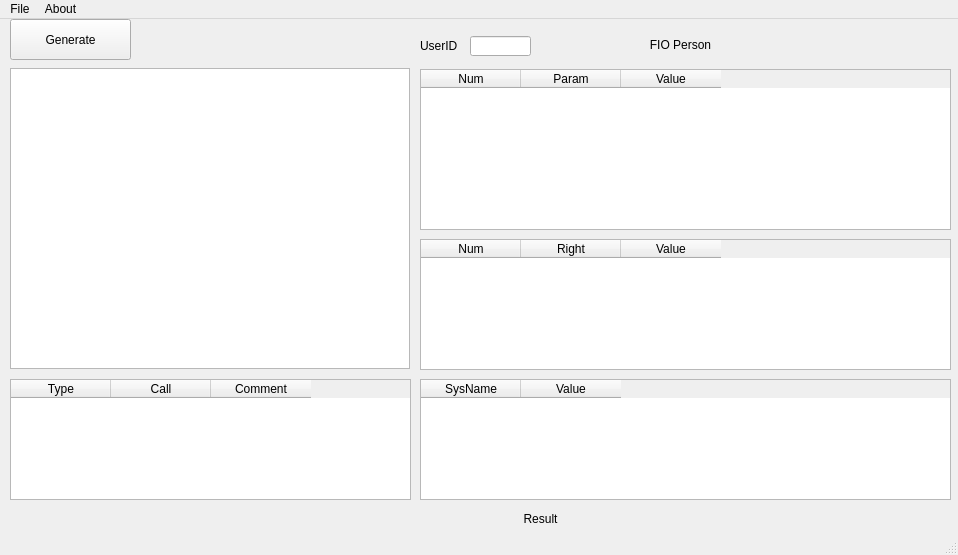
<?xml version="1.0" encoding="UTF-8"?>
<ui version="4.0">
 <class>winMain</class>
 <widget class="QMainWindow" name="winMain">
  <property name="geometry">
   <rect>
    <x>0</x>
    <y>0</y>
    <width>958</width>
    <height>555</height>
   </rect>
  </property>
  <property name="windowTitle">
   <string>LogAnalyzer</string>
  </property>
  <widget class="QWidget" name="centralwidget">
   <widget class="QTextEdit" name="eSrc">
    <property name="geometry">
     <rect>
      <x>10</x>
      <y>49</y>
      <width>400</width>
      <height>301</height>
     </rect>
    </property>
   </widget>
   <widget class="QPushButton" name="btnGen">
    <property name="geometry">
     <rect>
      <x>10</x>
      <y>0</y>
      <width>121</width>
      <height>41</height>
     </rect>
    </property>
    <property name="text">
     <string>Generate</string>
    </property>
   </widget>
   <widget class="QTableWidget" name="tblParams">
    <property name="geometry">
     <rect>
      <x>420</x>
      <y>50</y>
      <width>531</width>
      <height>161</height>
     </rect>
    </property>
    <column>
     <property name="text">
      <string>Num</string>
     </property>
    </column>
    <column>
     <property name="text">
      <string>Param</string>
     </property>
    </column>
    <column>
     <property name="text">
      <string>Value</string>
     </property>
    </column>
   </widget>
   <widget class="QTableWidget" name="tblRights">
    <property name="geometry">
     <rect>
      <x>420</x>
      <y>220</y>
      <width>531</width>
      <height>131</height>
     </rect>
    </property>
    <column>
     <property name="text">
      <string>Num</string>
     </property>
    </column>
    <column>
     <property name="text">
      <string>Right</string>
     </property>
    </column>
    <column>
     <property name="text">
      <string>Value</string>
     </property>
    </column>
   </widget>
   <widget class="QTableWidget" name="tblCalls">
    <property name="geometry">
     <rect>
      <x>10</x>
      <y>360</y>
      <width>401</width>
      <height>121</height>
     </rect>
    </property>
    <column>
     <property name="text">
      <string>Type</string>
     </property>
    </column>
    <column>
     <property name="text">
      <string>Call</string>
     </property>
    </column>
    <column>
     <property name="text">
      <string>Comment</string>
     </property>
    </column>
   </widget>
   <widget class="QTableWidget" name="tblParamCalls">
    <property name="geometry">
     <rect>
      <x>420</x>
      <y>360</y>
      <width>531</width>
      <height>121</height>
     </rect>
    </property>
    <column>
     <property name="text">
      <string>SysName</string>
     </property>
    </column>
    <column>
     <property name="text">
      <string>Value</string>
     </property>
    </column>
   </widget>
   <widget class="QLabel" name="label">
    <property name="geometry">
     <rect>
      <x>420</x>
      <y>20</y>
      <width>46</width>
      <height>13</height>
     </rect>
    </property>
    <property name="text">
     <string>UserID</string>
    </property>
   </widget>
   <widget class="QLineEdit" name="eUID">
    <property name="geometry">
     <rect>
      <x>470</x>
      <y>17</y>
      <width>61</width>
      <height>20</height>
     </rect>
    </property>
    <property name="alignment">
     <set>Qt::AlignCenter</set>
    </property>
   </widget>
   <widget class="QLabel" name="lResult">
    <property name="geometry">
     <rect>
      <x>420</x>
      <y>490</y>
      <width>241</width>
      <height>20</height>
     </rect>
    </property>
    <property name="text">
     <string>Result</string>
    </property>
    <property name="alignment">
     <set>Qt::AlignCenter</set>
    </property>
   </widget>
   <widget class="QLabel" name="lFIO">
    <property name="geometry">
     <rect>
      <x>560</x>
      <y>18</y>
      <width>241</width>
      <height>16</height>
     </rect>
    </property>
    <property name="text">
     <string>FIO Person</string>
    </property>
    <property name="alignment">
     <set>Qt::AlignCenter</set>
    </property>
   </widget>
  </widget>
  <widget class="QMenuBar" name="menubar">
   <property name="geometry">
    <rect>
     <x>0</x>
     <y>0</y>
     <width>958</width>
     <height>21</height>
    </rect>
   </property>
   <widget class="QMenu" name="menuFile">
    <property name="title">
     <string>File</string>
    </property>
    <addaction name="actionImport"/>
    <addaction name="actionExport"/>
    <addaction name="separator"/>
    <addaction name="actionExit"/>
   </widget>
   <widget class="QMenu" name="menuAbout">
    <property name="title">
     <string>About</string>
    </property>
   </widget>
   <addaction name="menuFile"/>
   <addaction name="menuAbout"/>
  </widget>
  <widget class="QStatusBar" name="statusbar"/>
  <action name="actionImport">
   <property name="text">
    <string>Import</string>
   </property>
  </action>
  <action name="actionExport">
   <property name="text">
    <string>Export</string>
   </property>
  </action>
  <action name="actionExit">
   <property name="text">
    <string>Exit</string>
   </property>
  </action>
 </widget>
 <resources/>
 <connections/>
</ui>
